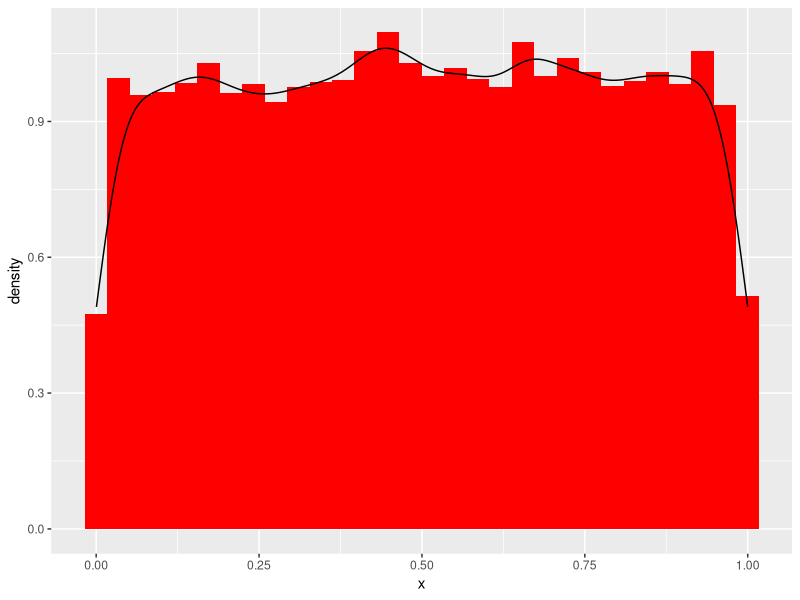
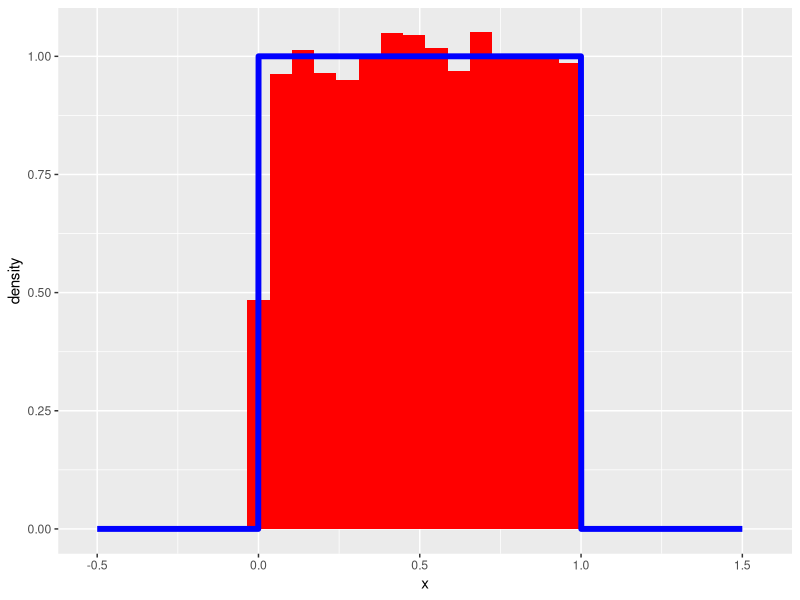
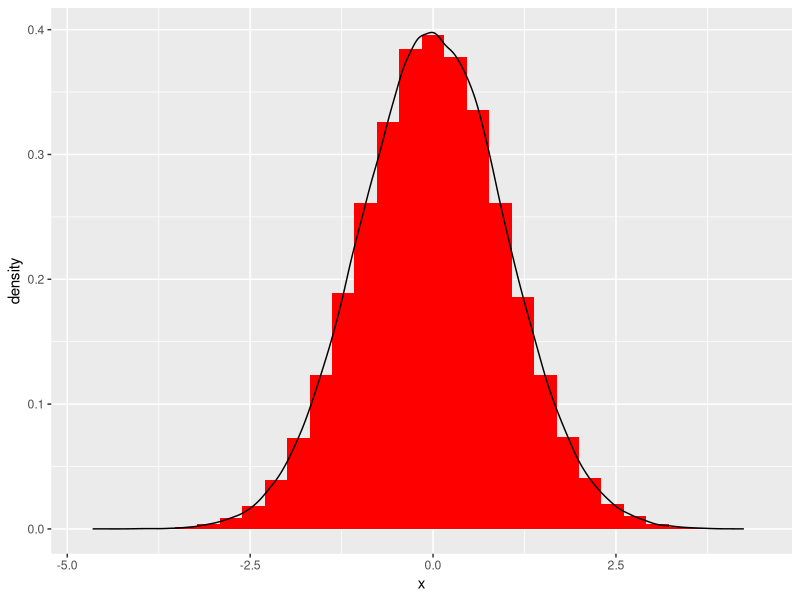
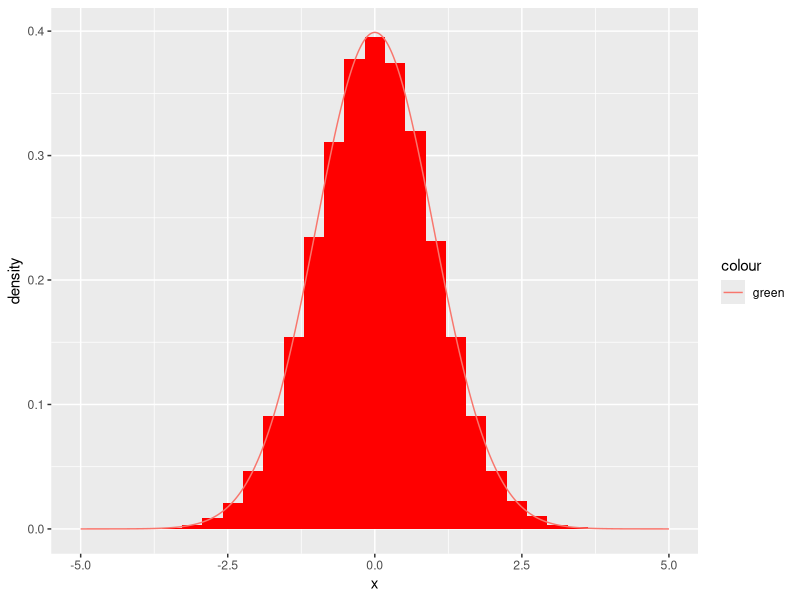
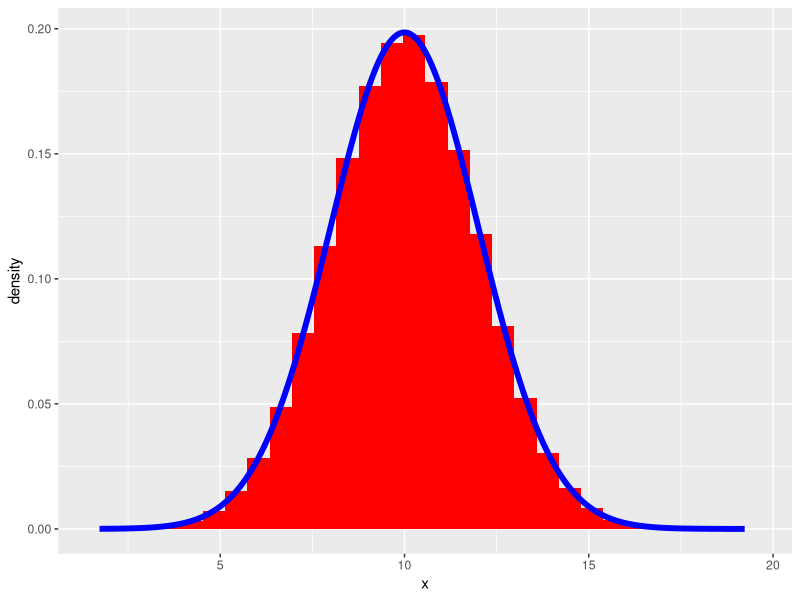
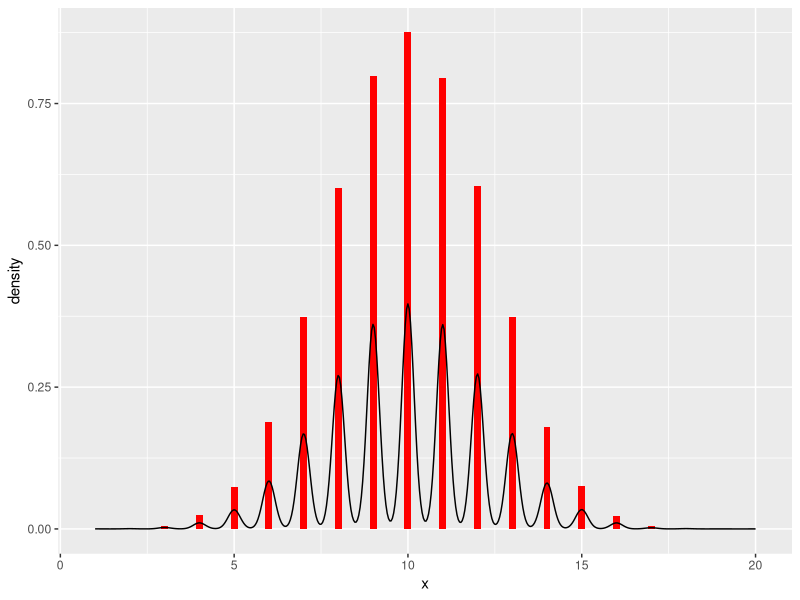
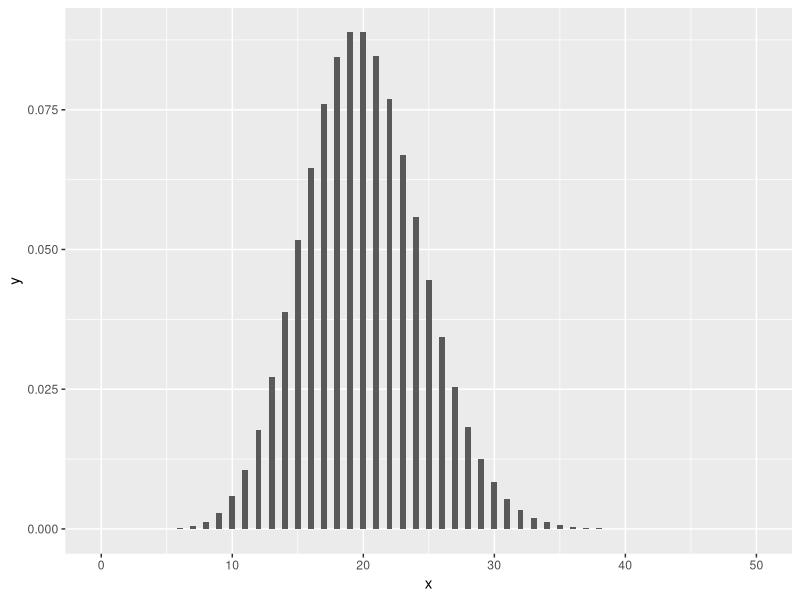
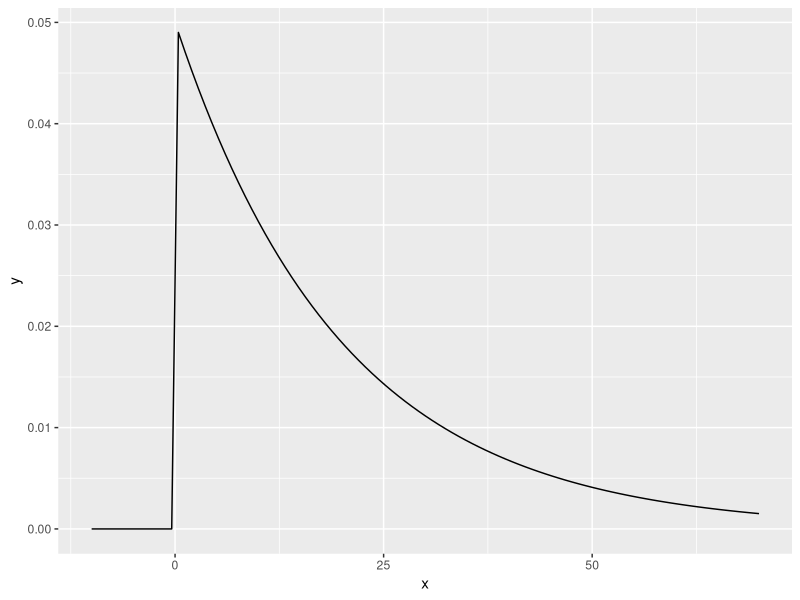

Recreate these plots in R, in order.
require(ggplot2)
# равномерное распределение (unif)
set.seed(1234)
punif(40000,min=30000,max=60000)
qunif(1/3,min=30000,max=60000)
qunif(1/2,min=30000,max=60000)
rnd_unif  <- data.frame(x=runif(20000))
require(ggplot2)
ggplot(data=rnd_unif,aes(x=x,y=..density..))+
  geom_histogram(fill="red")+geom_density()
# график теоретической плотности равномерного распределения, наложеннный на
# гистограмму
fun_unif <- data.frame(x=seq(-.5,1.5,length.out = 2000))

fun_unif$val <- dunif(fun_unif$x,min=0,max=1)
ggplot(data=rnd_unif,aes(x=x,y=..density..))+
  geom_histogram(fill="red")+
    geom_line(data=fun_unif,aes(x,val),size=2,col="blue")


# нормальное  распределение (norm)

rnd_norm<- data.frame(x=rnorm(200000))
ggplot(data=rnd_norm,aes(x=x,y=..density..))+
  geom_histogram(fill="red")+geom_density()
fun_norm  <-data.frame(x = seq(-5,5,length.out = 20000))
fun_norm$val  <-  dnorm(fun_norm$x)
ggplot(data=rnd_norm,aes(x=x,y=..density..))+
  geom_histogram(fill="red")+
#  geom_density()+
  geom_line(data=fun_norm,aes(col="green",x=x,y=val))
# добабление графика функции средсвами ggplot2::stat_func()
rnd_norm_10_2<- data.frame(x=rnorm(200000,mean = 10,sd=2))
ggplot(data=rnd_norm_10_2,aes(x=x))+
  geom_histogram(fill="red",aes(y=..density..))+
  stat_function(data=rnd_norm_10_2,fun=dnorm, col="blue",size=2,n=500,
                args = list(mean=mean(rnd_norm_10_2$x),sd=sd(rnd_norm_10_2$x)))

summary(rnd_norm_10_2)
mean(rnd_norm_10_2$x)
median(rnd_norm_10_2$x)
sd(rnd_norm_10_2$x)
var(rnd_norm_10_2$x)


# биноминальное распределение (binom)
rnd_binom_20<- data.frame(x=rbinom(200000,size=20,prob=0.5))
ggplot(data=rnd_binom_20,aes(x=x,y=..density..))+
  geom_histogram(fill="red",binwidth=0.2)+geom_density()



# распределение Пуассона (pois) The Poisson Distribution

# график плотности (density)
ggplot(data.frame(x=c(0,50)),aes(x)) + stat_function(fun=dpois,args = list(lambda=20),geom="bar") 

# экспонециальное распределение

ggplot(data.frame(x=c(-10,70)),aes(x)) + stat_function(fun=dexp,args = list(rate=1/20),geom="line") 
